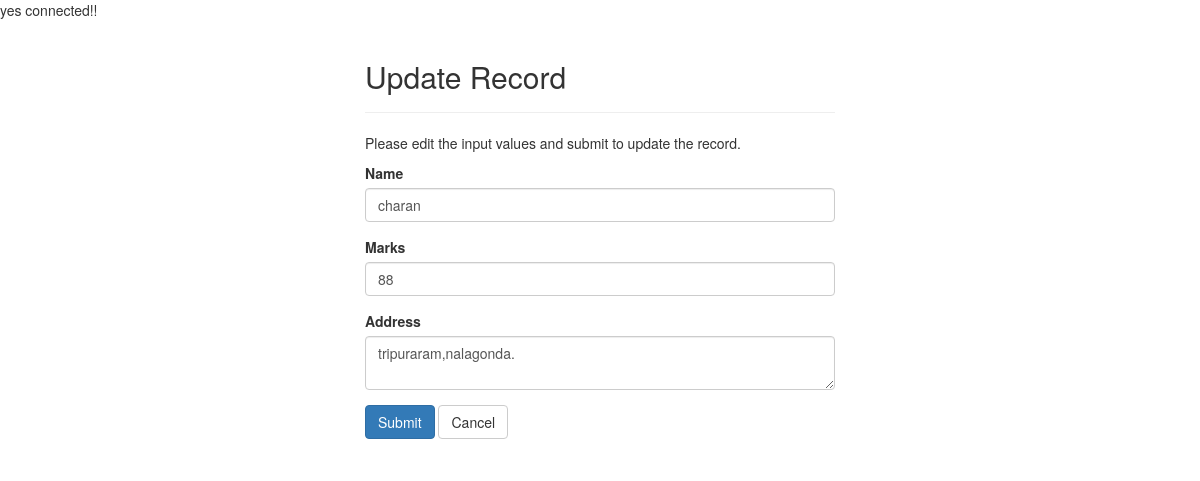
Page /update.php?id=1 on the committed database.
### tables this page shows
CREATE TABLE `student` (
  `id` int(11) NOT NULL,
  `name` text NOT NULL,
  `marks` float NOT NULL,
  `address` text NOT NULL
);

### update.php (the view, shortened to what this page needs)
<?php
require_once 'config.php';
$name = $address = $marks= "";
$name_err = $address_err = $marks_err = "";
if(isset($_POST["id"]) && !empty($_POST["id"])){
    $id = $_POST["id"];
    $input_name = trim($_POST["name"]);
    if(empty($input_name)){
        $name_err = "Please enter a name.";
    } elseif(!filter_var(trim($_POST["name"]), FILTER_VALIDATE_REGEXP, array("options"=>array("regexp"=>"/^[a-zA-Z'-.\s ]+$/")))){
        $name_err = 'Please enter a valid name.';
    } else{
        $name = $input_name;
    }
    $input_marks= trim($_POST["marks"]);
    if(empty($input_marks)){
        $marks_err = "Please enter the marks amount.";
    } elseif(!ctype_digit($input_marks)){
        $marks_err = 'Please enter a positive integer value.';
    } else{
        $marks = $input_marks;
    }
    $input_address = trim($_POST["address"]);
    if(empty($input_address)){
        $address_err = 'Please enter an address.';
    } else{
        $address = $input_address;
    }
    if(empty($name_err) && empty($address_err) && empty($marks_err)){
        $sql = "UPDATE student SET name=?, marks=?,address=? WHERE id=?";
        if($stmt = mysqli_prepare($link, $sql)){
            mysqli_stmt_bind_param($stmt, "sssi", $param_name, $param_marks, $param_address, $param_id);
            $param_name = $name;
            $param_address = $address;
            $param_marks = $marks;
            $param_id = $id;
            if(mysqli_stmt_execute($stmt)){
                header("location: index.php");
                exit();
            } else{
                echo "Something went wrong. Please try again later.";
            }
        }
        mysqli_stmt_close($stmt);
    }
    mysqli_close($link);
} else{
    if(isset($_GET["id"]) && !empty(trim($_GET["id"]))){
        $sql = "SELECT * FROM student WHERE id = ?";
        if($stmt = mysqli_prepare($link, $sql)){
            mysqli_stmt_bind_param($stmt, "i", $param_id);
            if(mysqli_stmt_execute($stmt)){
                $result = mysqli_stmt_get_result($stmt);
                if(mysqli_num_rows($result) == 1){
                    $row = mysqli_fetch_array($result, MYSQLI_ASSOC);
                    $name = $row["name"];
					$marks = $row["marks"];
                    $address = $row["address"];
                } else{
                    header("location: error.php");
                    exit();
                }
            } else{
                echo "Oops! Something went wrong. Please try again later.";
            }
        }
    }  else{
        header("location: error.php");
        exit();
    }
}
?>
<!DOCTYPE html>
<html lang="en">
<head>
    <link rel="stylesheet" href="https://maxcdn.bootstrapcdn.com/bootstrap/3.3.7/css/bootstrap.css">
</head>
<body>
    <div class="wrapper">
        <div class="container-fluid">
            <div class="row">
                <div class="col-md-12">
                    <div class="page-header">
                        <h2>Update Record</h2>
                    </div>
                    <p>Please edit the input values and submit to update the record.</p>
                    <form action="<?php echo htmlspecialchars(basename($_SERVER['REQUEST_URI'])); ?>" method="post">
                        <div class="form-group <?php echo (!empty($name_err)) ? 'has-error' : ''; ?>">
                            <label>Name</label>
                            <input type="text" name="name" class="form-control" value="<?php echo $name; ?>">
                        </div>
						 <div class="form-group <?php echo (!empty($salary_err)) ? 'has-error' : ''; ?>">
                            <label>Marks</label>
                            <input type="text" name="marks" class="form-control" value="<?php echo $marks; ?>">
                        </div>
                        <div class="form-group <?php echo (!empty($address_err)) ? 'has-error' : ''; ?>">
                            <label>Address</label>
                            <textarea name="address" class="form-control"><?php echo $address; ?></textarea>
                        </div>
                        <input type="submit" class="btn btn-primary" value="Submit">
                        <a href="index.php" class="btn btn-default">Cancel</a>
                    </form>
                </div>
            </div>
        </div>
    </div>
</body>
</html>

### update.php (style rules this page uses)
.wrapper { width: 500px; margin: 0 auto; }

### rows in the picture
student: name "charan", marks "88", address "tripuraram,nalagonda."
